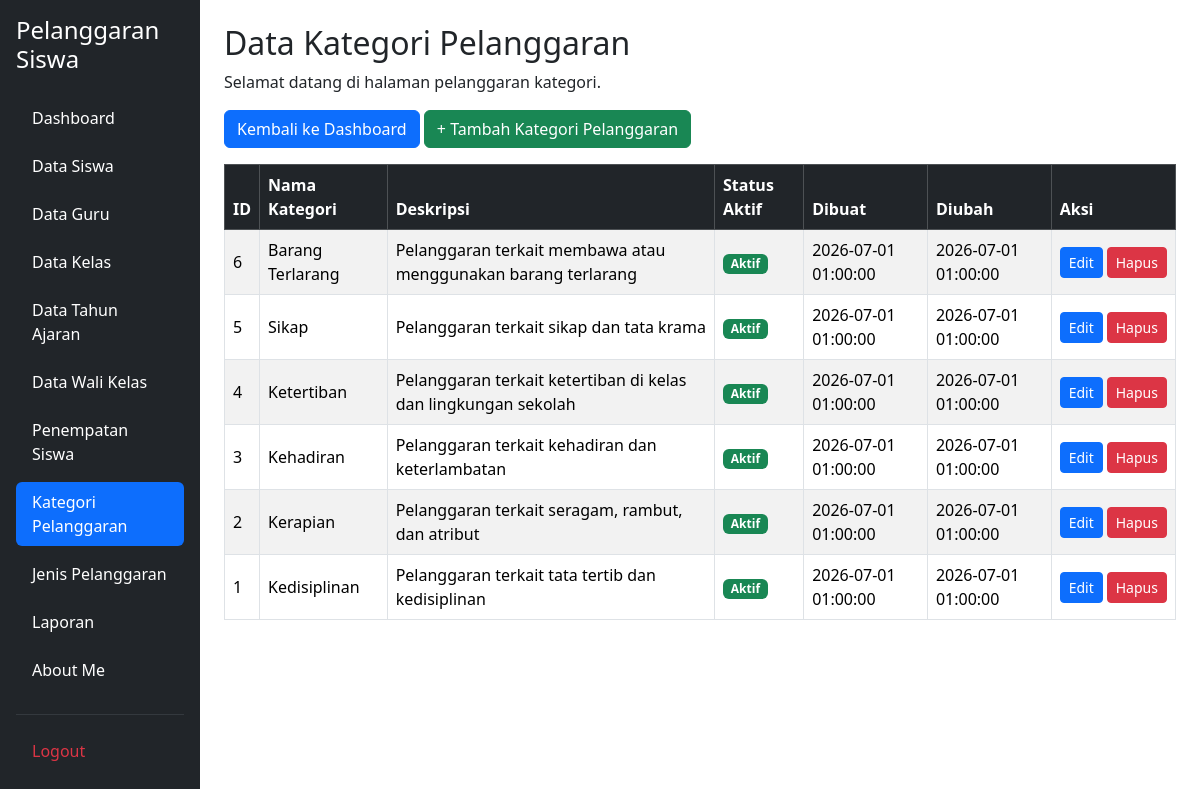
The page /kelola_pelanggaran_kategori.php (signed in) on the database as committed earlier.
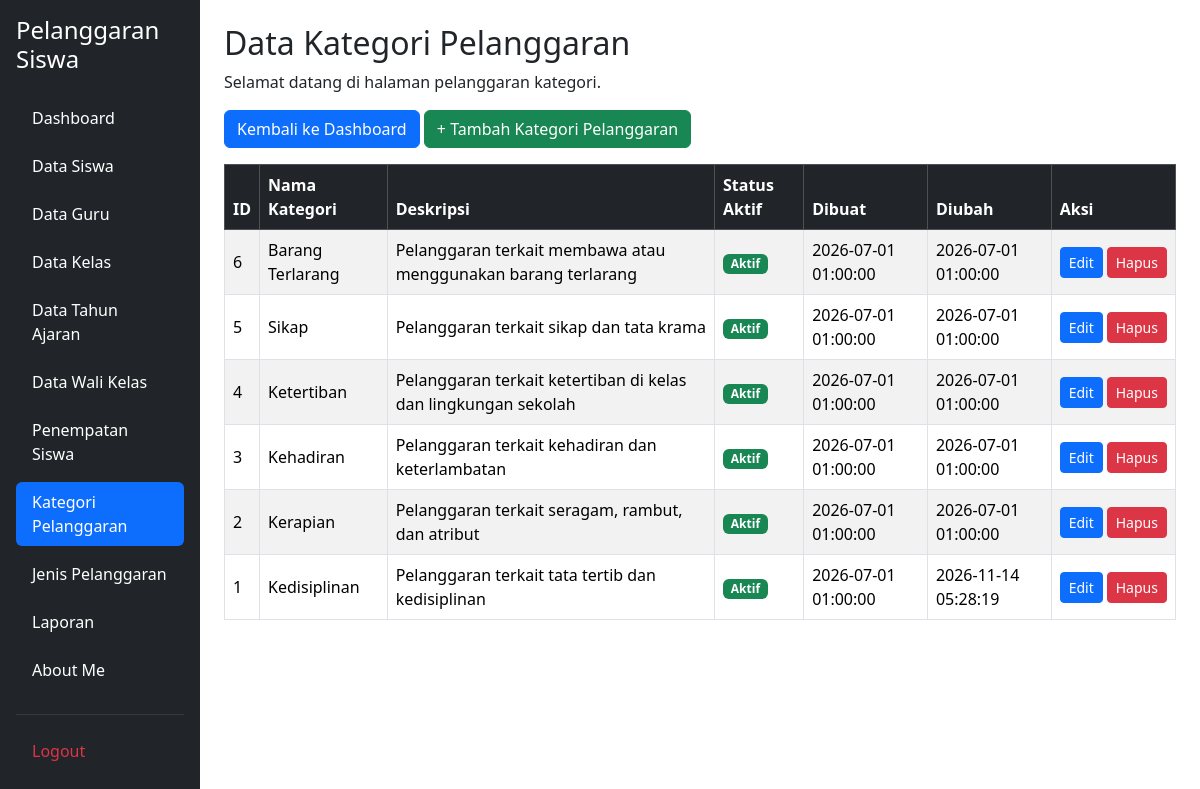
The same page on the database as committed later.
### tables this page shows
CREATE TABLE `t_pelanggaran_kategori` (
  `id` int(11) NOT NULL,
  `nama` varchar(100) DEFAULT NULL,
  `deskripsi` text NOT NULL,
  `status_aktif` tinyint(1) NOT NULL,
  `created_at` timestamp NOT NULL DEFAULT current_timestamp(),
  `updated_at` timestamp NOT NULL DEFAULT current_timestamp()
);

### kelola_pelanggaran_kategori.php (the view, shortened to what this page needs)
<?php
include 'config/koneksi.php';
$sql = "SELECT * FROM t_pelanggaran_kategori ORDER BY id DESC";
$hasil = mysqli_query($koneksi, $sql);
?>
<!DOCTYPE html>
<html lang="id">
<head>
    <link href="https://cdn.jsdelivr.net/npm/bootstrap@5.3.3/dist/css/bootstrap.min.css"
          rel="stylesheet">
    <link href="https://cdn.datatables.net/2.1.8/css/dataTables.bootstrap5.css"
          rel="stylesheet">
</head>
<body>
<div class="container-fluid">
    <div class="row">
        <?php include 'layout/sidebar.php'; ?>
        <main class="col-md-9 col-lg-10 p-4">
            <h2>Data Kategori Pelanggaran</h2>
             <p>Selamat datang di halaman pelanggaran kategori.</p>
            <div class="mb-3">
                <a href="dashboard.php" class="btn btn-primary">
                    Kembali ke Dashboard
                </a>
                <a href="tambah_pelanggaran_kategori.php"
                   class="btn btn-success">
                    + Tambah Kategori Pelanggaran
                </a>
            </div>
                    <div class="table-responsive">
                        <table id="tabelKategori"
                               class="table table-bordered table-striped table-hover align-middle"
                               style="width:100%">
                            <thead class="table-dark">
                                <tr>
                                    <th>ID</th>
                                    <th>Nama Kategori</th>
                                    <th>Deskripsi</th>
                                    <th>Status Aktif</th>
                                    <th>Dibuat</th>
                                    <th>Diubah</th>
                                    <th>Aksi</th>
                                </tr>
                            </thead>
                            <tbody>
                                <?php while ($row = mysqli_fetch_assoc($hasil)) { ?>
                                    <tr>
                                        <td>
                                            <?= (int) $row['id']; ?>
                                        </td>
                                        <td>
                                            <?= htmlspecialchars($row['nama'] ?? ''); ?>
                                        </td>
                                        <td>
                                            <?= htmlspecialchars($row['deskripsi'] ?? ''); ?>
                                        </td>
                                        <td>
                                            <?php if ($row['status_aktif'] == 1) { ?>
                                                <span class="badge bg-success">Aktif</span>
                                            <?php } else { ?>
                                                <span class="badge bg-secondary">Tidak Aktif</span>
                                            <?php } ?>
                                        </td>
                                        <td>
                                            <?= htmlspecialchars($row['created_at'] ?? ''); ?>
                                        </td>
                                        <td>
                                            <?= htmlspecialchars($row['updated_at'] ?? ''); ?>
                                        </td>
                                        <td>
                                            <div class="d-flex gap-1">
                                                <a href="edit_pelanggaran_kategori.php?id=<?= (int) $row['id']; ?>"
                                                   class="btn btn-sm btn-primary">
                                                    Edit
                                                </a>
                                                <a href="hapus_pelanggaran_kategori.php?id=<?= (int) $row['id']; ?>"
                                                   class="btn btn-sm btn-danger"
                                                   onclick="return confirm('Yakin ingin menghapus kategori pelanggaran ini?');">
                                                    Hapus
                                                </a>
                                            </div>
                                        </td>
                                    </tr>
                                <?php } ?>
                            </tbody>
                        </table>
                    </div>
                </div>
            </div>
</body>
</html>

Rows that differ between the two databases and show on the page:
changed t_pelanggaran_kategori "Kedisiplinan": updated_at "2026-07-01 01:00:00" → "2026-11-14 05:28:19"
